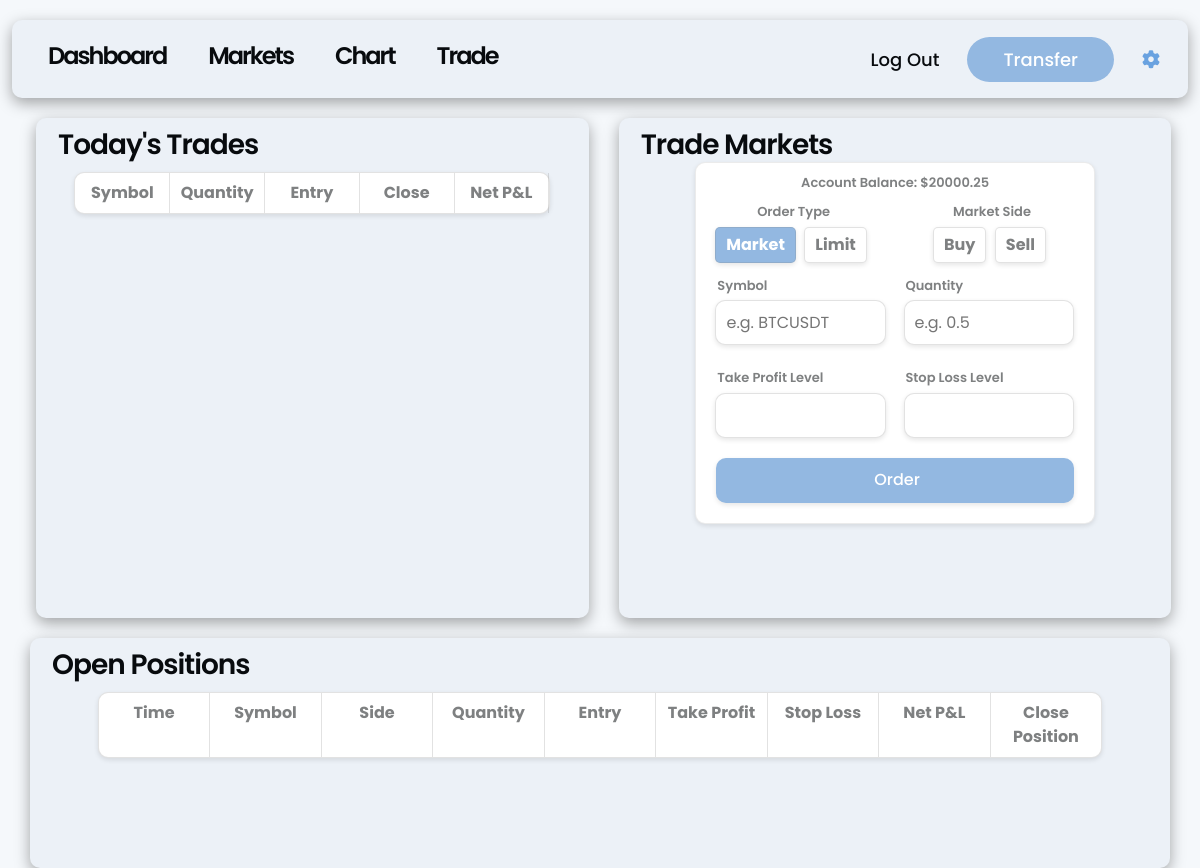
The page /trade/ (signed in) on the database as committed earlier.
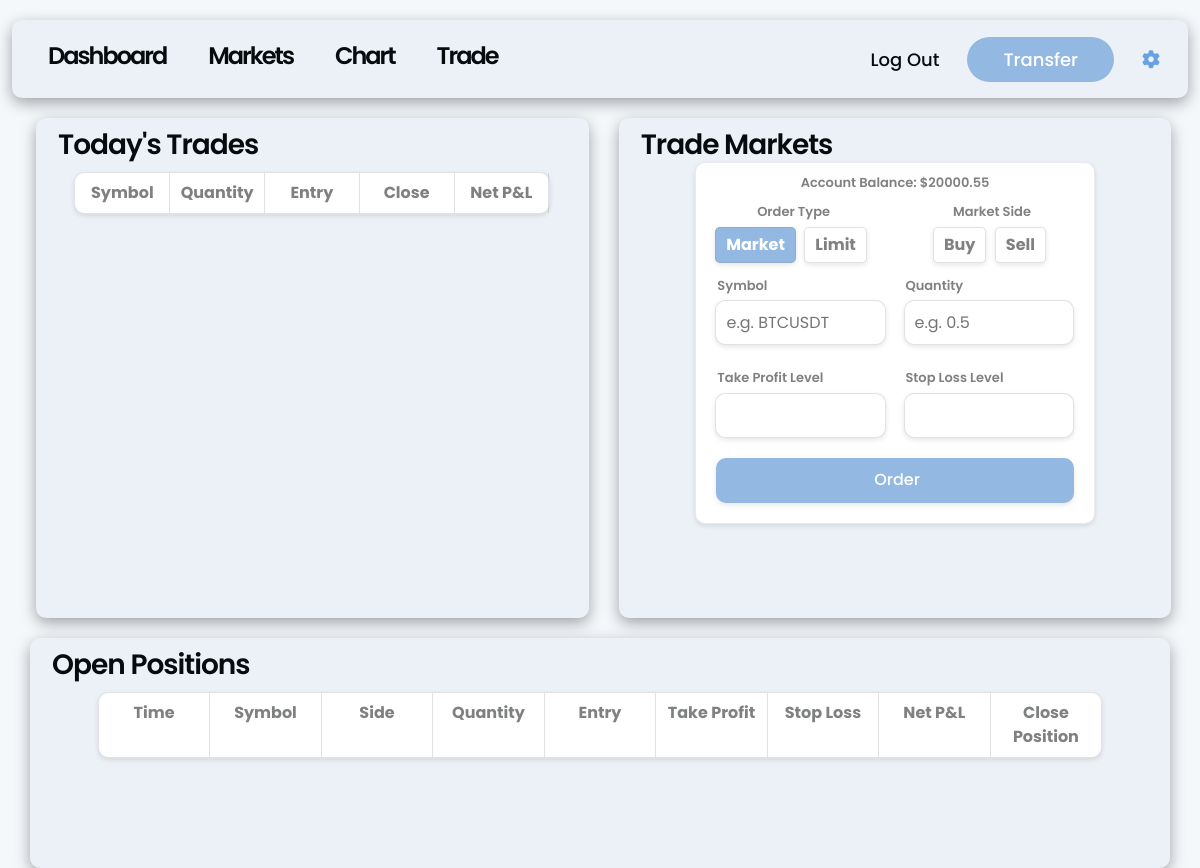
The same page on the database as committed later.
### dashboard/models.py (models this page shows, shortened)
class UserProfile(models.Model):
    user = models.OneToOneField(User, on_delete=models.CASCADE, related_name='profile')
    account_balance = models.DecimalField(max_digits=10, decimal_places=2, null=False, default=0)
    deposit_amount_multiplier = models.IntegerField(default=1, null=False, blank=False)

### trade/views.py (the view, shortened to what this page needs)
# urls.py: path('trade/', include('trade.urls')),
@login_required
def trade(request):
    user = request.user
    user_profile = UserProfile.objects.get(user=user)
    todays_trades = TradeHistory.objects.filter(user=user, date=datetime.datetime.now().date())
    error_message = ''
    open_trades = []
    trade_historys = []
    for trade in todays_trades:
        if len(trade_historys) < 9:
            trade_historys.insert(0, trade)
        else:
            trade_historys.pop()
            trade_historys.insert(0, trade)
    context = {
        'open_trades': open_trades,
        'trade_historys': trade_historys,
        'account_balance': user_profile.account_balance,
        'error_message': error_message
    }
    return render(request, 'trade/trade.html', context)

### trade/templates/trade/trade.html (shortened to what this page needs)
{% extends 'base.html' %}
{% load static %}
{% block extra_css %}
    <link rel="stylesheet" type="text/css" href="{% static 'trade/css/trade.css' %}">
{% endblock %}
{% block content %}
    <div class="row big-screen">
        <div class="col-md-6 trade-sections box-shadow right">
            <h2 class="titles">Today's Trades</h2>
            <div class="table">
                <div>
                    <div class="head-row">
                        <span class="table-cell t-head">Symbol</span>
                        <span class="table-cell t-head">Quantity</span>
                        <span class="table-cell t-head">Entry</span>
                        <span class="table-cell t-head">Close</span>
                        <span class="table-cell t-head">Net P&L</span>
                    </div>
                </div>
            </div>
        </div>
        <div class="col-md-6 trade-sections box-shadow left">
            <h2 class="titles">Trade Markets</h2>
            <form action="{% url 'trade' %}" method="post" id="trade-form">
                <div class="form-section">
                    <p class="account-balance" id="account-balance" data="{{ account_balance }}">Account Balance: ${{ account_balance }}</p>
                    <div class="order-type">
                        <p class="withdrawal-label order-type-text">Order Type</p>
                        <label class="radio-label" for="market">Market</label>
                        <label class="radio-label" for="limit">Limit</label>
                    </div>
                    <div class="order-type">
                        <p class="withdrawal-label order-type-text">Market Side</p>
                        <label class="radio-label" for="buy">Buy</label>
                        <label class="radio-label" for="sell">Sell</label>
                    </div>
                    <div class="input-group">
                        <div class="input-wrapper">
                            <label for="symbol" class="withdrawal-label">Symbol</label>
                            <input type="text" class="withdraw-input" id="symbol" name="symbol" placeholder="e.g. BTCUSDT" autocomplete="off">
                        </div>
                        <div class="input-wrapper">
                            <label for="quantity" class="withdrawal-label first">Quantity</label>
                            <input type="number" class="withdraw-input amount" id="quantity" name="quantity" min="0" max="0" step="0.01" placeholder="e.g. 0.5" required>
                        </div>
                    </div>
                    <div class="input-group">
                        <div class="input-wrapper">
                          <label for="take-profit" class="withdrawal-label">Take Profit Level</label>
                          <input type="number" class="withdraw-input" name="take-profit" min="0" max="1000000">
                        </div>
                        <div class="input-wrapper">
                          <label for="stop-loss" class="withdrawal-label">Stop Loss Level</label>
                          <input type="number" class="withdraw-input" name="stop-loss" min="0" max="1000000">
                        </div>
                      </div>
                    <input type="submit" class="withdraw-button withdraw-input" value="Order">
                </div>
            </form>
        </div>
    </div>
    <div class="row big-screen">
        <div class="col-md-12 active-trades box-shadow">
            <h2 class="titles">Open Positions</h2>
            <div class="table" id="open-trades" data="{{ open_trades }}">
                <div>
                    <div class="head-row">
                        <span class="table-cell t-head">Time</span>
                        <span class="table-cell t-head">Symbol</span>
                        <span class="table-cell t-head">Side</span>
                        <span class="table-cell t-head">Quantity</span>
                        <span class="table-cell t-head">Entry</span>
                        <span class="table-cell t-head">Take Profit</span>
                        <span class="table-cell t-head">Stop Loss</span>
                        <span class="table-cell t-head">Net P&L</span>
                        <span class="table-cell t-head last">Close Position</span>
                    </div>
                </div>
            </div>
        </div>
    </div>
{% endblock %}

### templates/base.html (shortened to what this page needs)
{% load static %}
<!doctype html>
<html lang="en">
<head>
    {% block corecss %}
        <link href="https://cdn.jsdelivr.net/npm/bootstrap@5.0.2/dist/css/bootstrap.min.css" rel="stylesheet">
        <link rel="stylesheet" type="text/css" href="{% static 'css/base.css' %}">
    {% endblock %}
    {% block extra_css %}
    {% endblock %}
    {% block corejs %}
        <link rel="stylesheet" href="https://cdnjs.cloudflare.com/ajax/libs/font-awesome/6.5.1/css/all.min.css" />
    {% endblock %}
</head>
<body>
    <div class="container-fluid">
        <div class="row">
            <div class="d-none d-lg-block">
                {% include 'includes/main-nav.html' %}
            </div>
        </div>
        <div class="row">
            {% block content %}
            {% endblock %}
        </div>
    </div>
</body>
</html>

### templates/includes/main-nav.html
<nav class="nav-menu box-shadow">
    <div class="col-md-6">
        <ul class="my-nav">
            <li class="list-item"><a href="{% url 'dashboard' %}" class="nav-link dashboard ">Dashboard</a></li>
            <li class="list-item"><a href="{% url 'markets' %}" class="nav-link">Markets</a></li>
            <li class="list-item"><a href="{% url 'chart' %}" class="nav-link">Chart</a></li>
            <li class="list-item"><a href="{% url 'trade' %}" class="nav-link">Trade</a></li>
        </ul>
    </div>
    <div class="col-md-6">
        <a  href="{% url 'settings' %}" class="btn btn-light nav-button settings"><i class="fas fa-gear"></i></button>
        <a  href="{% url 'deposit' %}" class="btn btn-light nav-button transfer">Transfer</a>
        <a  href="{% url 'account_logout' %}" class="btn btn-light nav-button log-out">Log Out</a>
    </div>
</nav>

### static/css/base.css (style rules this page uses)
body { font-family: "Poppins", sans-serif; font-weight: 700; background-color: #F5F8FB; color: #080B0E; }
.box-shadow { box-shadow: rgba(0, 0, 0, 0.35) 0px 5px 15px; }
.nav-menu { display: flex; justify-content: space-between; align-items: center; background-color: #ecf1f7; width: 98vw; margin: 20px auto; border-radius: 10px; }
.my-nav { display: flex; list-style: none; padding: 0; }
.list-item { margin: 10px 10px 0 0; padding: 0; font-size: 36px; }
.nav-link { color: #080B0E; font-weight: 600; letter-spacing: -2px; }
.nav-link.dashboard { margin-left: 20px; }
.nav-button { padding: 0.5em 2em; float: right; font-weight: 500; margin-right: 10px; font-size: 18px; color: #080B0E; border-radius: 30px; }
.log-out { background-color: transparent; border: none; padding: 0.5em 1em; }
.transfer { background-color: #93B8E1; border: none; color: #ffffff; }
.settings { padding: 0.5em 1em; border: none; border-radius: 90px; background-color: transparent; color: #69A2E0; }
@media screen and (min-width: 992px) and (max-width: 1200px) { .list-item { font-size: 24px; } }

### trade/static/trade/css/trade.css (style rules this page uses)
.trade-sections { width: 48.5%; height: 500px; margin: auto; margin-left: 25px; background-color: #ecf1f7; border-radius: 10px; }
.active-trades { width: 98%; min-height: 230px; height: fit-content; margin: 25px 0 0 32px; background-color: #ecf1f7; border-radius: 10px; }
.titles { font-size: 28px; font-weight: 600; letter-spacing: -1px; margin: 10px 0 0 10px; }
#trade-form { max-width: 400px; margin: auto; }
.form-section { border: 1px solid rgba(128, 128, 128, 0.158); border-radius: 10px; background-color: #ffffff; box-shadow: 0px 2px 5px 0px rgba(0, 0, 0, 0.1); }
.withdraw-input { width: 90%; margin: 0 0 20px 5%; border: 1px solid rgba(128, 128, 128, 0.233); border-radius: 10px; height: 45px; box-shadow: 0px 2px 5px 0px rgba(0, 0, 0, 0.1); padding-left: 10px; }
.withdrawal-label { font-size: 13px; font-weight: 600; margin: 0 0 5px 6%; color: #080b0e85; }
.withdraw-input.withdraw-button { background-color: #93b8e1; color: #ffffff; font-weight: 500; border: none; padding: none; }
.order-type { width: 49%; display: inline-block; margin: 0 0 10px 0; text-align: center; }
.order-type-text { margin: 10px auto 5px; text-align: center; }
.radio-label { display: inline-block; border: 1px solid rgba(128, 128, 128, 0.233); border-radius: 5px; background-color: #ffffff; color: #080b0e85; box-shadow: 0px 2px 5px 0px rgba(0, 0, 0, 0.1); padding: 5px 10px; margin-right: 5px; cursor: pointer; }
input[type="radio"]:checked + .radio-label { background-color: #93b8e1; color: #fff; }
.input-group { width: 95%; margin: auto; }
.input-wrapper { width: 50%; }
.account-balance { text-align: center; margin: 10px 0 0 0; font-size: 13px; font-weight: 600; color: #080b0e85; }
.table { display: flex; flex-direction: column; width: 90%; margin: 10px auto; }
.head-row, .body-row { display: flex; width: 100%; }
.head-row { background-color: #ffffff; border: 1px solid rgba(128, 128, 128, 0.233); border-radius: 10px; box-shadow: 0px 2px 5px 0px rgba(0, 0, 0, 0.1); color: #080b0e85; }
.table-cell { flex: 1; text-align: center; }
.t-head { border-right: 1px solid rgba(128, 128, 128, 0.233); }
.t-head.last { border-right: none; }
@media screen and (min-width: 992px) and (max-width: 1200px) { .trade-sections { width: 95vw; margin: 0 0 20px 2.5vw; } }
@media screen and (min-width: 992px) and (max-width: 1200px) { .active-trades { margin: 0; width: 95vw; margin-left: 2.5vw; } }
@media screen and (min-width: 1200px) and (max-width: 1400px) { .trade-sections { width: 47%; margin-right: 0; } }
@media screen and (min-width: 1200px) and (max-width: 1400px) { .right { margin-left: 3vw; } }

Rows that differ between the two databases and show on the page:
changed UserProfile: account_balance "20000.25" → "20000.55"
